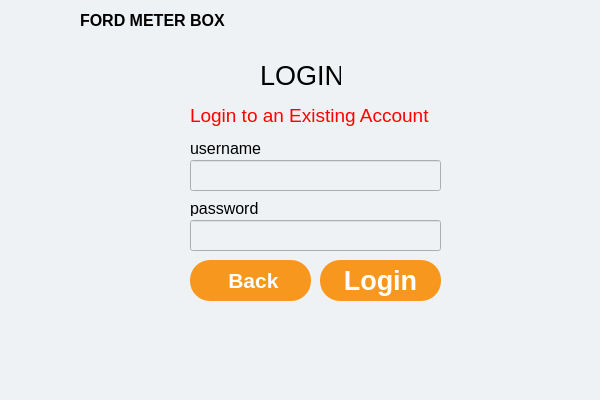
<?xml version="1.0" encoding="UTF-8"?>
<ui version="4.0">
 <class>Dialog</class>
 <widget class="QDialog" name="Dialog">
  <property name="geometry">
   <rect>
    <x>0</x>
    <y>0</y>
    <width>600</width>
    <height>400</height>
   </rect>
  </property>
  <property name="windowTitle">
   <string>Dialog</string>
  </property>
  <widget class="QWidget" name="widget" native="true">
   <property name="geometry">
    <rect>
     <x>0</x>
     <y>0</y>
     <width>611</width>
     <height>400</height>
    </rect>
   </property>
   <property name="font">
    <font>
     <pointsize>8</pointsize>
    </font>
   </property>
   <property name="styleSheet">
    <string notr="true">background-color:rgb(239, 242, 244)</string>
   </property>
   <widget class="QLabel" name="label">
    <property name="geometry">
     <rect>
      <x>0</x>
      <y>0</y>
      <width>71</width>
      <height>41</height>
     </rect>
    </property>
    <property name="text">
     <string/>
    </property>
    <property name="pixmap">
     <pixmap>ford_logo.png</pixmap>
    </property>
    <property name="scaledContents">
     <bool>true</bool>
    </property>
   </widget>
   <widget class="QLabel" name="label_2">
    <property name="geometry">
     <rect>
      <x>80</x>
      <y>10</y>
      <width>151</width>
      <height>21</height>
     </rect>
    </property>
    <property name="font">
     <font>
      <pointsize>12</pointsize>
      <weight>75</weight>
      <italic>false</italic>
      <bold>true</bold>
     </font>
    </property>
    <property name="text">
     <string>FORD METER BOX</string>
    </property>
    <property name="scaledContents">
     <bool>true</bool>
    </property>
   </widget>
   <widget class="QLabel" name="label_3">
    <property name="geometry">
     <rect>
      <x>260</x>
      <y>60</y>
      <width>81</width>
      <height>31</height>
     </rect>
    </property>
    <property name="font">
     <font>
      <pointsize>20</pointsize>
      <weight>50</weight>
      <bold>false</bold>
     </font>
    </property>
    <property name="text">
     <string>LOGIN</string>
    </property>
   </widget>
   <widget class="QLabel" name="label_4">
    <property name="geometry">
     <rect>
      <x>190</x>
      <y>140</y>
      <width>71</width>
      <height>16</height>
     </rect>
    </property>
    <property name="font">
     <font>
      <pointsize>12</pointsize>
     </font>
    </property>
    <property name="text">
     <string>username</string>
    </property>
   </widget>
   <widget class="QPushButton" name="login">
    <property name="geometry">
     <rect>
      <x>320</x>
      <y>260</y>
      <width>121</width>
      <height>41</height>
     </rect>
    </property>
    <property name="font">
     <font>
      <pointsize>20</pointsize>
      <weight>75</weight>
      <bold>true</bold>
     </font>
    </property>
    <property name="styleSheet">
     <string notr="true">border-radius:20px;
background-color: rgb(248, 151, 29);
color: rgb(255,255,255)</string>
    </property>
    <property name="text">
     <string>Login</string>
    </property>
   </widget>
   <widget class="QLabel" name="label_5">
    <property name="geometry">
     <rect>
      <x>190</x>
      <y>100</y>
      <width>241</width>
      <height>31</height>
     </rect>
    </property>
    <property name="font">
     <font>
      <pointsize>14</pointsize>
     </font>
    </property>
    <property name="styleSheet">
     <string notr="true">color:rgb(255, 0, 0)</string>
    </property>
    <property name="text">
     <string>Login to an Existing Account</string>
    </property>
   </widget>
   <widget class="QLineEdit" name="usernamefield">
    <property name="geometry">
     <rect>
      <x>190</x>
      <y>160</y>
      <width>251</width>
      <height>31</height>
     </rect>
    </property>
   </widget>
   <widget class="QLineEdit" name="passwordfield">
    <property name="geometry">
     <rect>
      <x>190</x>
      <y>220</y>
      <width>251</width>
      <height>31</height>
     </rect>
    </property>
   </widget>
   <widget class="QLabel" name="label_6">
    <property name="geometry">
     <rect>
      <x>190</x>
      <y>200</y>
      <width>71</width>
      <height>16</height>
     </rect>
    </property>
    <property name="font">
     <font>
      <pointsize>12</pointsize>
     </font>
    </property>
    <property name="text">
     <string>password</string>
    </property>
   </widget>
   <widget class="QLabel" name="errormessage">
    <property name="geometry">
     <rect>
      <x>10</x>
      <y>360</y>
      <width>341</width>
      <height>31</height>
     </rect>
    </property>
    <property name="font">
     <font>
      <pointsize>12</pointsize>
     </font>
    </property>
    <property name="styleSheet">
     <string notr="true">color:rgb(255, 0, 0)</string>
    </property>
    <property name="text">
     <string/>
    </property>
   </widget>
   <widget class="QPushButton" name="back">
    <property name="geometry">
     <rect>
      <x>190</x>
      <y>260</y>
      <width>121</width>
      <height>41</height>
     </rect>
    </property>
    <property name="font">
     <font>
      <pointsize>16</pointsize>
      <weight>75</weight>
      <bold>true</bold>
     </font>
    </property>
    <property name="styleSheet">
     <string notr="true">border-radius:20px;
background-color: rgb(248, 151, 29);
color: rgb(255,255,255)</string>
    </property>
    <property name="text">
     <string> Back</string>
    </property>
   </widget>
  </widget>
 </widget>
 <resources/>
 <connections/>
</ui>
